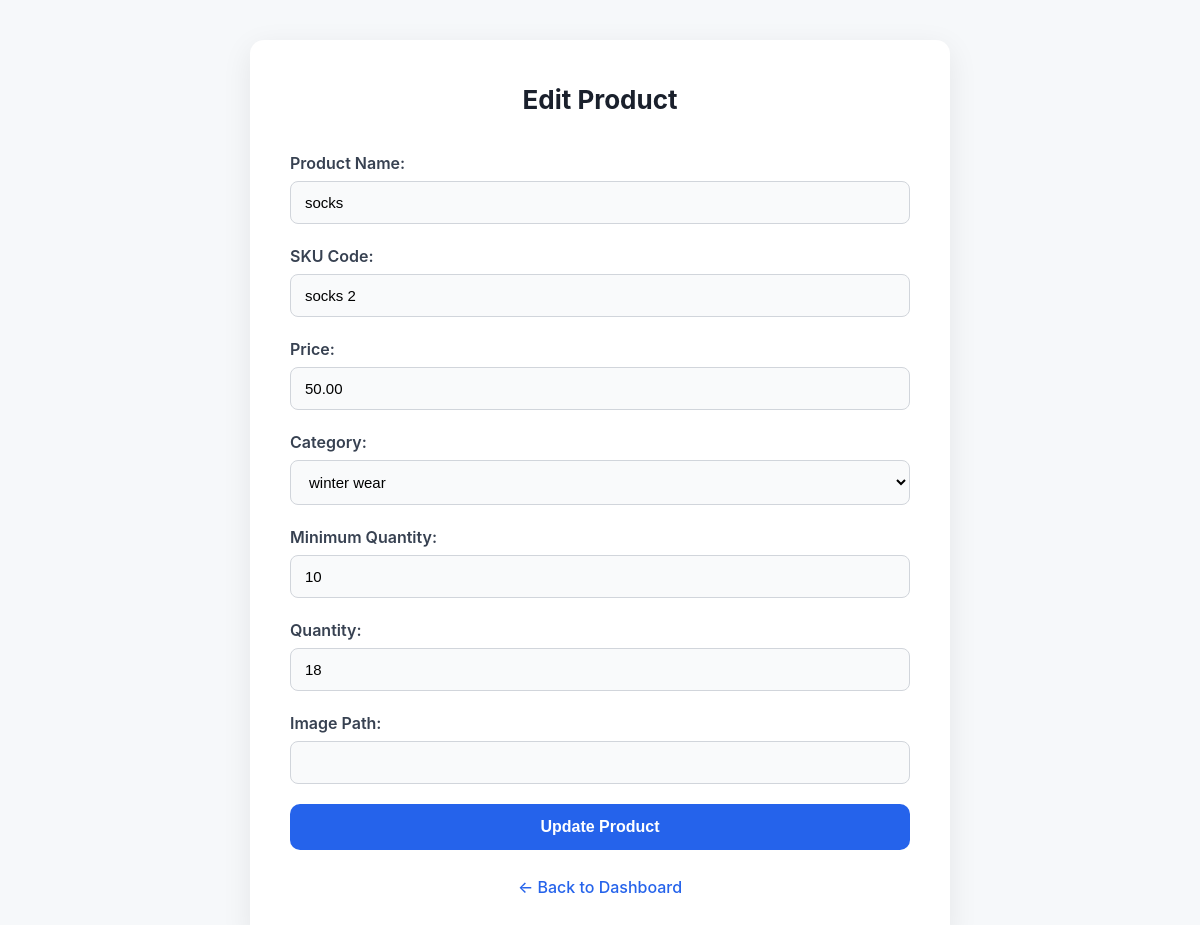
Screenshot of /inventory/edit/3/ with the database file from the repository.
### inventory/models.py (models this page shows, shortened)
class ProductInventory(models.Model):
    name = models.CharField(max_length=255)
    sku_code = models.CharField(max_length=100, unique=True)
    price = models.DecimalField(max_digits=10, decimal_places=2)
    category = models.ForeignKey(Category, on_delete=models.CASCADE)
    minimum_quantity = models.IntegerField(default=10)
    quantity = models.IntegerField()
    image_path = models.ImageField(upload_to='product_images/', blank=True, null=True)  # Using ImageField instead of CharField
    created_at = models.DateTimeField(auto_now_add=True)
    updated_at = models.DateTimeField(auto_now=True)

class Category(models.Model):
    name = models.CharField(max_length=100)

### inventory/views.py (the view, shortened to what this page needs)
# urls.py: path('inventory/edit/<int:product_id>/', views.edit_product_view, name='edit_product'),
def edit_product_view(request, product_id):
    product = get_object_or_404(ProductInventory, id=product_id)
    categories = Category.objects.all()
    context = {
        'product': product,
        'categories': categories
    }
    return render(request, 'edit_product.html', context)

### templates/edit_product.html (shortened to what this page needs)
{% load static %}
<!DOCTYPE html>
<html lang="en">
<head>
    <link rel="stylesheet" href="{% static 'css/add_product_styles.css' %}">
</head>
<body>
    <div class="container">
        <h1>Edit Product</h1>
        <form method="POST">
            <label for="name">Product Name:</label>
            <input type="text" name="name" value="{{ product.name }}" required>
            <label for="sku_code">SKU Code:</label>
            <input type="text" name="sku_code" value="{{ product.sku_code }}" required>
            <label for="price">Price:</label>
            <input type="number" name="price" step="0.01" value="{{ product.price }}" required>
            <label for="category">Category:</label>
            <select name="category" required>
                {% for category in categories %}
                    <option value="{{ category.id }}" {% if product.category.id == category.id %}selected{% endif %}>
                        {{ category.name }}
                    </option>
                {% endfor %}
            </select>
            <label for="minimum_quantity">Minimum Quantity:</label>
            <input type="number" name="minimum_quantity" value="{{ product.minimum_quantity }}" required>
            <label for="quantity">Quantity:</label>
            <input type="number" name="quantity" value="{{ product.quantity }}" required>
            <label for="image_path">Image Path:</label>
            <input type="text" name="image_path" value="{{ product.image_path }}">
            <button type="submit">Update Product</button>
        </form>
        <a href="{% url 'inventory_dashboard' %}">← Back to Dashboard</a>
    </div>
</body>
</html>

### static/css/add_product_styles.css (style rules this page uses)
* { box-sizing: border-box; margin: 0; padding: 0; }
body { font-family: 'Inter', sans-serif; background-color: #f6f8fa; color: #222; line-height: 1.5; padding: 40px 20px; }
.container { max-width: 700px; background: #ffffff; margin: 0 auto; padding: 40px; border-radius: 14px; box-shadow: 0 8px 30px rgba(0, 0, 0, 0.08); }
h1 { font-size: 26px; font-weight: 700; text-align: center; margin-bottom: 32px; color: #1a202c; }
form label { font-weight: 600; margin-bottom: 6px; display: block; color: #374151; }
form input[type="text"], form input[type="number"], form select { width: 100%; padding: 12px 14px; margin-bottom: 20px; border: 1px solid #d1d5db; border-radius: 8px; background-color: #f9fafb; transition: all 0.2s ease; font-size: 15px; }
button[type="submit"] { width: 100%; padding: 14px; background-color: #2563eb; color: white; font-weight: 600; font-size: 16px; border: none; border-radius: 10px; cursor: pointer; transition: background-color 0.2s ease; }
a { display: block; text-align: center; margin-top: 25px; color: #2563eb; font-weight: 500; text-decoration: none; transition: color 0.2s ease; }

### rows the page displays
ProductInventory: name "socks", sku_code "socks 2", price "50.00", category "winter wear", minimum_quantity "10", quantity "18"
